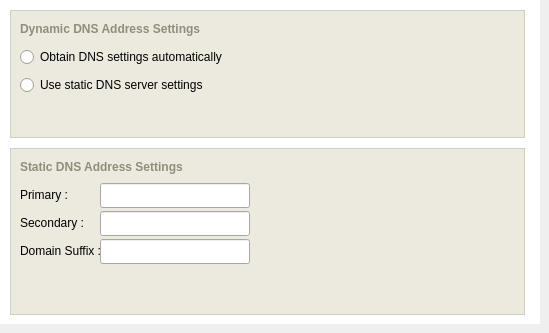
      <widget class="QWidget" name="widgetTabsConnectionsDNSPage" >
       <attribute name="title" >
        <string>DNS</string>
       </attribute>
       <widget class="QFrame" name="backgroundTabsConnectionsDNSPage" >
        <property name="geometry" >
         <rect>
          <x>0</x>
          <y>0</y>
          <width>540</width>
          <height>324</height>
         </rect>
        </property>
        <property name="palette" >
         <palette>
          <active>
           <colorrole role="WindowText" >
            <brush brushstyle="SolidPattern" >
             <color alpha="255" >
              <red>127</red>
              <green>157</green>
              <blue>185</blue>
             </color>
            </brush>
           </colorrole>
           <colorrole role="Base" >
            <brush brushstyle="SolidPattern" >
             <color alpha="255" >
              <red>255</red>
              <green>255</green>
              <blue>255</blue>
             </color>
            </brush>
           </colorrole>
           <colorrole role="Window" >
            <brush brushstyle="SolidPattern" >
             <color alpha="255" >
              <red>255</red>
              <green>255</green>
              <blue>255</blue>
             </color>
            </brush>
           </colorrole>
          </active>
          <inactive>
           <colorrole role="WindowText" >
            <brush brushstyle="SolidPattern" >
             <color alpha="255" >
              <red>127</red>
              <green>157</green>
              <blue>185</blue>
             </color>
            </brush>
           </colorrole>
           <colorrole role="Base" >
            <brush brushstyle="SolidPattern" >
             <color alpha="255" >
              <red>255</red>
              <green>255</green>
              <blue>255</blue>
             </color>
            </brush>
           </colorrole>
           <colorrole role="Window" >
            <brush brushstyle="SolidPattern" >
             <color alpha="255" >
              <red>255</red>
              <green>255</green>
              <blue>255</blue>
             </color>
            </brush>
           </colorrole>
          </inactive>
          <disabled>
           <colorrole role="WindowText" >
            <brush brushstyle="SolidPattern" >
             <color alpha="255" >
              <red>119</red>
              <green>119</green>
              <blue>119</blue>
             </color>
            </brush>
           </colorrole>
           <colorrole role="Base" >
            <brush brushstyle="SolidPattern" >
             <color alpha="255" >
              <red>255</red>
              <green>255</green>
              <blue>255</blue>
             </color>
            </brush>
           </colorrole>
           <colorrole role="Window" >
            <brush brushstyle="SolidPattern" >
             <color alpha="255" >
              <red>255</red>
              <green>255</green>
              <blue>255</blue>
             </color>
            </brush>
           </colorrole>
          </disabled>
         </palette>
        </property>
        <property name="autoFillBackground" >
         <bool>true</bool>
        </property>
        <property name="frameShape" >
         <enum>QFrame::NoFrame</enum>
        </property>
        <property name="frameShadow" >
         <enum>QFrame::Plain</enum>
        </property>
        <property name="lineWidth" >
         <number>0</number>
        </property>
        <widget class="QFrame" name="dataFrameStaticDNSSettings" >
         <property name="geometry" >
          <rect>
           <x>10</x>
           <y>148</y>
           <width>515</width>
           <height>167</height>
          </rect>
         </property>
         <property name="minimumSize" >
          <size>
           <width>515</width>
           <height>167</height>
          </size>
         </property>
         <property name="maximumSize" >
          <size>
           <width>515</width>
           <height>167</height>
          </size>
         </property>
         <property name="palette" >
          <palette>
           <active>
            <colorrole role="WindowText" >
             <brush brushstyle="SolidPattern" >
              <color alpha="255" >
               <red>208</red>
               <green>208</green>
               <blue>191</blue>
              </color>
             </brush>
            </colorrole>
            <colorrole role="Base" >
             <brush brushstyle="SolidPattern" >
              <color alpha="255" >
               <red>255</red>
               <green>255</green>
               <blue>255</blue>
              </color>
             </brush>
            </colorrole>
            <colorrole role="Window" >
             <brush brushstyle="SolidPattern" >
              <color alpha="255" >
               <red>236</red>
               <green>234</green>
               <blue>223</blue>
              </color>
             </brush>
            </colorrole>
           </active>
           <inactive>
            <colorrole role="WindowText" >
             <brush brushstyle="SolidPattern" >
              <color alpha="255" >
               <red>208</red>
               <green>208</green>
               <blue>191</blue>
              </color>
             </brush>
            </colorrole>
            <colorrole role="Base" >
             <brush brushstyle="SolidPattern" >
              <color alpha="255" >
               <red>255</red>
               <green>255</green>
               <blue>255</blue>
              </color>
             </brush>
            </colorrole>
            <colorrole role="Window" >
             <brush brushstyle="SolidPattern" >
              <color alpha="255" >
               <red>236</red>
               <green>234</green>
               <blue>223</blue>
              </color>
             </brush>
            </colorrole>
           </inactive>
           <disabled>
            <colorrole role="WindowText" >
             <brush brushstyle="SolidPattern" >
              <color alpha="255" >
               <red>119</red>
               <green>119</green>
               <blue>119</blue>
              </color>
             </brush>
            </colorrole>
            <colorrole role="Base" >
             <brush brushstyle="SolidPattern" >
              <color alpha="255" >
               <red>236</red>
               <green>234</green>
               <blue>223</blue>
              </color>
             </brush>
            </colorrole>
            <colorrole role="Window" >
             <brush brushstyle="SolidPattern" >
              <color alpha="255" >
               <red>236</red>
               <green>234</green>
               <blue>223</blue>
              </color>
             </brush>
            </colorrole>
           </disabled>
          </palette>
         </property>
         <property name="autoFillBackground" >
          <bool>true</bool>
         </property>
         <property name="frameShape" >
          <enum>QFrame::Box</enum>
         </property>
         <property name="frameShadow" >
          <enum>QFrame::Plain</enum>
         </property>
         <widget class="QLabel" name="headerStaticDNSSettings" >
          <property name="geometry" >
           <rect>
            <x>10</x>
            <y>10</y>
            <width>460</width>
            <height>18</height>
           </rect>
          </property>
          <property name="minimumSize" >
           <size>
            <width>460</width>
            <height>18</height>
           </size>
          </property>
          <property name="maximumSize" >
           <size>
            <width>460</width>
            <height>18</height>
           </size>
          </property>
          <property name="palette" >
           <palette>
            <active>
             <colorrole role="WindowText" >
              <brush brushstyle="SolidPattern" >
               <color alpha="255" >
                <red>144</red>
                <green>141</green>
                <blue>124</blue>
               </color>
              </brush>
             </colorrole>
            </active>
            <inactive>
             <colorrole role="WindowText" >
              <brush brushstyle="SolidPattern" >
               <color alpha="255" >
                <red>144</red>
                <green>141</green>
                <blue>124</blue>
               </color>
              </brush>
             </colorrole>
            </inactive>
            <disabled>
             <colorrole role="WindowText" >
              <brush brushstyle="SolidPattern" >
               <color alpha="255" >
                <red>119</red>
                <green>119</green>
                <blue>119</blue>
               </color>
              </brush>
             </colorrole>
            </disabled>
           </palette>
          </property>
          <property name="font" >
           <font>
            <pointsize>9</pointsize>
            <weight>75</weight>
            <bold>true</bold>
           </font>
          </property>
          <property name="lineWidth" >
           <number>0</number>
          </property>
          <property name="text" >
           <string>Static DNS Address Settings</string>
          </property>
          <property name="alignment" >
           <set>Qt::AlignLeading|Qt::AlignLeft|Qt::AlignVCenter</set>
          </property>
          <property name="margin" >
           <number>0</number>
          </property>
          <property name="indent" >
           <number>0</number>
          </property>
         </widget>
         <widget class="QLabel" name="labelStaticDNSPrimary" >
          <property name="geometry" >
           <rect>
            <x>10</x>
            <y>38</y>
            <width>80</width>
            <height>18</height>
           </rect>
          </property>
          <property name="minimumSize" >
           <size>
            <width>80</width>
            <height>18</height>
           </size>
          </property>
          <property name="maximumSize" >
           <size>
            <width>80</width>
            <height>18</height>
           </size>
          </property>
          <property name="palette" >
           <palette>
            <active>
             <colorrole role="WindowText" >
              <brush brushstyle="SolidPattern" >
               <color alpha="255" >
                <red>0</red>
                <green>0</green>
                <blue>0</blue>
               </color>
              </brush>
             </colorrole>
            </active>
            <inactive>
             <colorrole role="WindowText" >
              <brush brushstyle="SolidPattern" >
               <color alpha="255" >
                <red>0</red>
                <green>0</green>
                <blue>0</blue>
               </color>
              </brush>
             </colorrole>
            </inactive>
            <disabled>
             <colorrole role="WindowText" >
              <brush brushstyle="SolidPattern" >
               <color alpha="255" >
                <red>119</red>
                <green>119</green>
                <blue>119</blue>
               </color>
              </brush>
             </colorrole>
            </disabled>
           </palette>
          </property>
          <property name="lineWidth" >
           <number>0</number>
          </property>
          <property name="text" >
           <string>Primary :</string>
          </property>
          <property name="indent" >
           <number>0</number>
          </property>
         </widget>
         <widget class="QLabel" name="labelStaticDNSSecondary" >
          <property name="geometry" >
           <rect>
            <x>10</x>
            <y>66</y>
            <width>80</width>
            <height>18</height>
           </rect>
          </property>
          <property name="minimumSize" >
           <size>
            <width>80</width>
            <height>18</height>
           </size>
          </property>
          <property name="maximumSize" >
           <size>
            <width>80</width>
            <height>18</height>
           </size>
          </property>
          <property name="palette" >
           <palette>
            <active>
             <colorrole role="WindowText" >
              <brush brushstyle="SolidPattern" >
               <color alpha="255" >
                <red>0</red>
                <green>0</green>
                <blue>0</blue>
               </color>
              </brush>
             </colorrole>
            </active>
            <inactive>
             <colorrole role="WindowText" >
              <brush brushstyle="SolidPattern" >
               <color alpha="255" >
                <red>0</red>
                <green>0</green>
                <blue>0</blue>
               </color>
              </brush>
             </colorrole>
            </inactive>
            <disabled>
             <colorrole role="WindowText" >
              <brush brushstyle="SolidPattern" >
               <color alpha="255" >
                <red>119</red>
                <green>119</green>
                <blue>119</blue>
               </color>
              </brush>
             </colorrole>
            </disabled>
           </palette>
          </property>
          <property name="lineWidth" >
           <number>0</number>
          </property>
          <property name="text" >
           <string>Secondary :</string>
          </property>
          <property name="indent" >
           <number>0</number>
          </property>
         </widget>
         <widget class="QLabel" name="labelStaticDNSDomainSuffix" >
          <property name="geometry" >
           <rect>
            <x>10</x>
            <y>94</y>
            <width>80</width>
            <height>18</height>
           </rect>
          </property>
          <property name="minimumSize" >
           <size>
            <width>80</width>
            <height>18</height>
           </size>
          </property>
          <property name="maximumSize" >
           <size>
            <width>80</width>
            <height>18</height>
           </size>
          </property>
          <property name="palette" >
           <palette>
            <active>
             <colorrole role="WindowText" >
              <brush brushstyle="SolidPattern" >
               <color alpha="255" >
                <red>0</red>
                <green>0</green>
                <blue>0</blue>
               </color>
              </brush>
             </colorrole>
            </active>
            <inactive>
             <colorrole role="WindowText" >
              <brush brushstyle="SolidPattern" >
               <color alpha="255" >
                <red>0</red>
                <green>0</green>
                <blue>0</blue>
               </color>
              </brush>
             </colorrole>
            </inactive>
            <disabled>
             <colorrole role="WindowText" >
              <brush brushstyle="SolidPattern" >
               <color alpha="255" >
                <red>119</red>
                <green>119</green>
                <blue>119</blue>
               </color>
              </brush>
             </colorrole>
            </disabled>
           </palette>
          </property>
          <property name="lineWidth" >
           <number>0</number>
          </property>
          <property name="text" >
           <string>Domain Suffix :</string>
          </property>
          <property name="indent" >
           <number>0</number>
          </property>
         </widget>
         <widget class="QLineEdit" name="dataFieldStaticDNSPrimary" >
          <property name="geometry" >
           <rect>
            <x>90</x>
            <y>35</y>
            <width>150</width>
            <height>25</height>
           </rect>
          </property>
          <property name="minimumSize" >
           <size>
            <width>150</width>
            <height>25</height>
           </size>
          </property>
          <property name="maximumSize" >
           <size>
            <width>150</width>
            <height>25</height>
           </size>
          </property>
          <property name="inputMask" >
           <string/>
          </property>
          <property name="maxLength" >
           <number>15</number>
          </property>
         </widget>
         <widget class="QLineEdit" name="dataFieldStaticDNSSecondary" >
          <property name="geometry" >
           <rect>
            <x>90</x>
            <y>63</y>
            <width>150</width>
            <height>25</height>
           </rect>
          </property>
          <property name="minimumSize" >
           <size>
            <width>150</width>
            <height>25</height>
           </size>
          </property>
          <property name="maximumSize" >
           <size>
            <width>150</width>
            <height>25</height>
           </size>
          </property>
          <property name="maxLength" >
           <number>15</number>
          </property>
         </widget>
         <widget class="QLineEdit" name="dataFieldStaticDNSDomainSuffix" >
          <property name="geometry" >
           <rect>
            <x>90</x>
            <y>91</y>
            <width>150</width>
            <height>25</height>
           </rect>
          </property>
          <property name="minimumSize" >
           <size>
            <width>150</width>
            <height>25</height>
           </size>
          </property>
          <property name="maximumSize" >
           <size>
            <width>150</width>
            <height>25</height>
           </size>
          </property>
          <property name="maxLength" >
           <number>255</number>
          </property>
         </widget>
        </widget>
        <widget class="QFrame" name="dataFrameDNSSettings" >
         <property name="geometry" >
          <rect>
           <x>10</x>
           <y>10</y>
           <width>515</width>
           <height>128</height>
          </rect>
         </property>
         <property name="minimumSize" >
          <size>
           <width>515</width>
           <height>128</height>
          </size>
         </property>
         <property name="maximumSize" >
          <size>
           <width>515</width>
           <height>128</height>
          </size>
         </property>
         <property name="palette" >
          <palette>
           <active>
            <colorrole role="WindowText" >
             <brush brushstyle="SolidPattern" >
              <color alpha="255" >
               <red>208</red>
               <green>208</green>
               <blue>191</blue>
              </color>
             </brush>
            </colorrole>
            <colorrole role="Base" >
             <brush brushstyle="SolidPattern" >
              <color alpha="255" >
               <red>255</red>
               <green>255</green>
               <blue>255</blue>
              </color>
             </brush>
            </colorrole>
            <colorrole role="Window" >
             <brush brushstyle="SolidPattern" >
              <color alpha="255" >
               <red>236</red>
               <green>234</green>
               <blue>223</blue>
              </color>
             </brush>
            </colorrole>
           </active>
           <inactive>
            <colorrole role="WindowText" >
             <brush brushstyle="SolidPattern" >
              <color alpha="255" >
               <red>208</red>
               <green>208</green>
               <blue>191</blue>
              </color>
             </brush>
            </colorrole>
            <colorrole role="Base" >
             <brush brushstyle="SolidPattern" >
              <color alpha="255" >
               <red>255</red>
               <green>255</green>
               <blue>255</blue>
              </color>
             </brush>
            </colorrole>
            <colorrole role="Window" >
             <brush brushstyle="SolidPattern" >
              <color alpha="255" >
               <red>236</red>
               <green>234</green>
               <blue>223</blue>
              </color>
             </brush>
            </colorrole>
           </inactive>
           <disabled>
            <colorrole role="WindowText" >
             <brush brushstyle="SolidPattern" >
              <color alpha="255" >
               <red>119</red>
               <green>119</green>
               <blue>119</blue>
              </color>
             </brush>
            </colorrole>
            <colorrole role="Base" >
             <brush brushstyle="SolidPattern" >
              <color alpha="255" >
               <red>236</red>
               <green>234</green>
               <blue>223</blue>
              </color>
             </brush>
            </colorrole>
            <colorrole role="Window" >
             <brush brushstyle="SolidPattern" >
              <color alpha="255" >
               <red>236</red>
               <green>234</green>
               <blue>223</blue>
              </color>
             </brush>
            </colorrole>
           </disabled>
          </palette>
         </property>
         <property name="autoFillBackground" >
          <bool>true</bool>
         </property>
         <property name="frameShape" >
          <enum>QFrame::Box</enum>
         </property>
         <property name="frameShadow" >
          <enum>QFrame::Plain</enum>
         </property>
         <widget class="QLabel" name="headerDNSSettings" >
          <property name="geometry" >
           <rect>
            <x>10</x>
            <y>10</y>
            <width>460</width>
            <height>18</height>
           </rect>
          </property>
          <property name="minimumSize" >
           <size>
            <width>460</width>
            <height>18</height>
           </size>
          </property>
          <property name="maximumSize" >
           <size>
            <width>460</width>
            <height>18</height>
           </size>
          </property>
          <property name="palette" >
           <palette>
            <active>
             <colorrole role="WindowText" >
              <brush brushstyle="SolidPattern" >
               <color alpha="255" >
                <red>144</red>
                <green>141</green>
                <blue>124</blue>
               </color>
              </brush>
             </colorrole>
            </active>
            <inactive>
             <colorrole role="WindowText" >
              <brush brushstyle="SolidPattern" >
               <color alpha="255" >
                <red>144</red>
                <green>141</green>
                <blue>124</blue>
               </color>
              </brush>
             </colorrole>
            </inactive>
            <disabled>
             <colorrole role="WindowText" >
              <brush brushstyle="SolidPattern" >
               <color alpha="255" >
                <red>119</red>
                <green>119</green>
                <blue>119</blue>
               </color>
              </brush>
             </colorrole>
            </disabled>
           </palette>
          </property>
          <property name="font" >
           <font>
            <pointsize>9</pointsize>
            <weight>75</weight>
            <bold>true</bold>
           </font>
          </property>
          <property name="lineWidth" >
           <number>0</number>
          </property>
          <property name="text" >
           <string>Dynamic DNS Address Settings</string>
          </property>
          <property name="alignment" >
           <set>Qt::AlignLeading|Qt::AlignLeft|Qt::AlignVCenter</set>
          </property>
          <property name="margin" >
           <number>0</number>
          </property>
          <property name="indent" >
           <number>0</number>
          </property>
         </widget>
         <widget class="QRadioButton" name="dataRadioAutoDNS" >
          <property name="geometry" >
           <rect>
            <x>10</x>
            <y>38</y>
            <width>300</width>
            <height>18</height>
           </rect>
          </property>
          <property name="minimumSize" >
           <size>
            <width>300</width>
            <height>18</height>
           </size>
          </property>
          <property name="maximumSize" >
           <size>
            <width>300</width>
            <height>18</height>
           </size>
          </property>
          <property name="palette" >
           <palette>
            <active>
             <colorrole role="WindowText" >
              <brush brushstyle="SolidPattern" >
               <color alpha="255" >
                <red>0</red>
                <green>0</green>
                <blue>0</blue>
               </color>
              </brush>
             </colorrole>
            </active>
            <inactive>
             <colorrole role="WindowText" >
              <brush brushstyle="SolidPattern" >
               <color alpha="255" >
                <red>0</red>
                <green>0</green>
                <blue>0</blue>
               </color>
              </brush>
             </colorrole>
            </inactive>
            <disabled>
             <colorrole role="WindowText" >
              <brush brushstyle="SolidPattern" >
               <color alpha="255" >
                <red>119</red>
                <green>119</green>
                <blue>119</blue>
               </color>
              </brush>
             </colorrole>
            </disabled>
           </palette>
          </property>
          <property name="text" >
           <string>Obtain DNS settings automatically</string>
          </property>
         </widget>
         <widget class="QRadioButton" name="dataRadioStaticDNS" >
          <property name="geometry" >
           <rect>
            <x>10</x>
            <y>66</y>
            <width>300</width>
            <height>18</height>
           </rect>
          </property>
          <property name="minimumSize" >
           <size>
            <width>300</width>
            <height>18</height>
           </size>
          </property>
          <property name="maximumSize" >
           <size>
            <width>300</width>
            <height>18</height>
           </size>
          </property>
          <property name="palette" >
           <palette>
            <active>
             <colorrole role="WindowText" >
              <brush brushstyle="SolidPattern" >
               <color alpha="255" >
                <red>0</red>
                <green>0</green>
                <blue>0</blue>
               </color>
              </brush>
             </colorrole>
            </active>
            <inactive>
             <colorrole role="WindowText" >
              <brush brushstyle="SolidPattern" >
               <color alpha="255" >
                <red>0</red>
                <green>0</green>
                <blue>0</blue>
               </color>
              </brush>
             </colorrole>
            </inactive>
            <disabled>
             <colorrole role="WindowText" >
              <brush brushstyle="SolidPattern" >
               <color alpha="255" >
                <red>119</red>
                <green>119</green>
                <blue>119</blue>
               </color>
              </brush>
             </colorrole>
            </disabled>
           </palette>
          </property>
          <property name="text" >
           <string>Use static DNS server settings</string>
          </property>
         </widget>
        </widget>
       </widget>
      </widget>
